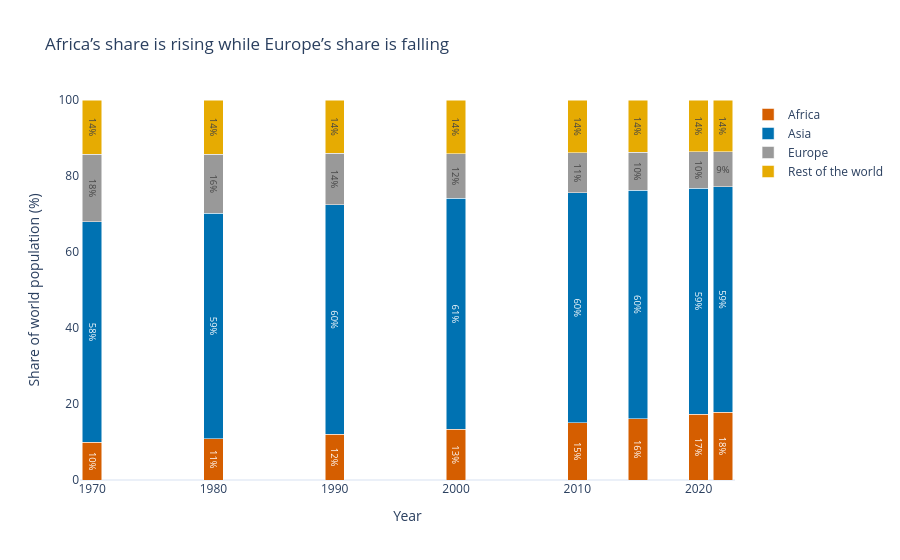

The notebook cell this image was saved under:
### Markdown cell above
**Chart choice & justification:** *Which chart did you choose, and why? Justify design choices.

*YOUR ANSWER HERE*

From 1970 to 2022, Africa's share of the world population increased from **9.9% to 17.9%**. Europe's share decreased from **17.8% to 9.3%**. Asia remained the largest, changing from **58.1% to 59.2%**. The rest of the world accounted for **13.6%** in 2022.

I chose a 100% stacked bar chart to compare population shares over time. Different colours represent each group, making it easy to see how their shares changed from 1970 to 2022.

### Code cell
# Q7
# Q7: World population share by continent over time

share = df_long.groupby(
    ['Year', 'Continent'],
    as_index=False
)['Population'].sum()

world = share.groupby(
    'Year',
    as_index=False
)['Population'].sum().rename(
    columns={'Population': 'World total'}
)

share = share.merge(world, on='Year')

share['Share (%)'] = (
    share['Population'] /
    share['World total'] * 100
)

share['Group'] = np.where(
    share['Continent'].isin(
        ['Africa', 'Asia', 'Europe']
    ),
    share['Continent'],
    'Rest of the world'
)

share_group = share.groupby(
    ['Year', 'Group'],
    as_index=False
)['Population'].sum()

share_group = share_group.merge(
    world,
    on='Year'
)

share_group['Share (%)'] = (
    share_group['Population'] /
    share_group['World total'] * 100
)

fig = px.bar(
    share_group,
    x='Year',
    y='Share (%)',
    color='Group',
    color_discrete_map={
        'Africa': '#D55E00',
        'Asia': '#0072B2',
        'Europe': '#999999',
        'Rest of the world': '#E6AB02'
    },
    barmode='stack',
    text=share_group['Share (%)'].map(
        lambda x: f'{x:.0f}%'
    ),
    title='Africa’s share is rising while Europe’s share is falling',
    labels={
        'Share (%)': 'Share of world population (%)',
        'Year': 'Year',
        'Group': ''
    }
)

fig.update_traces(
    textposition='inside',
    insidetextanchor='middle'
)

fig.update_layout(
    template='plotly_white',
    yaxis_range=[0, 100],
    legend_title_text=''
)

fig.update_xaxes(showgrid=False)
fig.update_yaxes(showgrid=False)

fig.show()

print("World population share by group (%):")

print(
    share_group.pivot(
        index='Year',
        columns='Group',
        values='Share (%)'
    ).round(1).to_string()
)

### Figure 1 — Plotly figure (JSON) as saved in the notebook; plotly's stock layout.template omitted (floating-point values rounded to 4 significant figures)
{"data": [{"hovertemplate": "=Africa<br>Year=%{x}<br>Share of world population (%)=%{y}<br>text=%{text}<extra></extra>", "insidetextanchor": "middle", "legendgroup": "Africa", "marker": {"color": "#D55E00", "pattern": {"shape": ""}}, "name": "Africa", "orientation": "v", "showlegend": true, "text": ["10%", "11%", "12%", "13%", "15%", "16%", "17%", "18%"], "textposition": "inside", "type": "bar", "x": [1970, 1980, 1990, 2000, 2010, 2015, 2020, 2022], "xaxis": "x", "y": [9.893, 10.84, 12.01, 13.32, 15.11, 16.18, 17.36, 17.89], "yaxis": "y"}, {"hovertemplate": "=Asia<br>Year=%{x}<br>Share of world population (%)=%{y}<br>text=%{text}<extra></extra>", "insidetextanchor": "middle", "legendgroup": "Asia", "marker": {"color": "#0072B2", "pattern": {"shape": ""}}, "name": "Asia", "orientation": "v", "showlegend": true, "text": ["58%", "59%", "60%", "61%", "60%", "60%", "59%", "59%"], "textposition": "inside", "type": "bar", "x": [1970, 1980, 1990, 2000, 2010, 2015, 2020, 2022], "xaxis": "x", "y": [58.06, 59.32, 60.41, 60.76, 60.43, 60.05, 59.48, 59.21], "yaxis": "y"}, {"hovertemplate": "=Europe<br>Year=%{x}<br>Share of world population (%)=%{y}<br>text=%{text}<extra></extra>", "insidetextanchor": "middle", "legendgroup": "Europe", "marker": {"color": "#999999", "pattern": {"shape": ""}}, "name": "Europe", "orientation": "v", "showlegend": true, "text": ["18%", "16%", "14%", "12%", "11%", "10%", "10%", "9%"], "textposition": "inside", "type": "bar", "x": [1970, 1980, 1990, 2000, 2010, 2015, 2020, 2022], "xaxis": "x", "y": [17.76, 15.59, 13.55, 11.81, 10.53, 9.987, 9.514, 9.32], "yaxis": "y"}, {"hovertemplate": "=Rest of the world<br>Year=%{x}<br>Share of world population (%)=%{y}<br>text=%{text}<extra></extra>", "insidetextanchor": "middle", "legendgroup": "Rest of the world", "marker": {"color": "#E6AB02", "pattern": {"shape": ""}}, "name": "Rest of the world", "orientation": "v", "showlegend": true, "text": ["14%", "14%", "14%", "14%", "14%", "14%", "14%", "14%"], "textposition": "inside", "type": "bar", "x": [1970, 1980, 1990, 2000, 2010, 2015, 2020, 2022], "xaxis": "x", "y": [14.29, 14.25, 14.02, 14.1, 13.93, 13.79, 13.65, 13.57], "yaxis": "y"}], "layout": {"barmode": "stack", "legend": {"title": {"text": ""}, "tracegroupgap": 0}, "title": {"text": "Africa’s share is rising while Europe’s share is falling"}, "xaxis": {"anchor": "y", "domain": [0, 1], "showgrid": false, "title": {"text": "Year"}}, "yaxis": {"anchor": "x", "domain": [0, 1], "range": [0, 100], "showgrid": false, "title": {"text": "Share of world population (%)"}}}}
